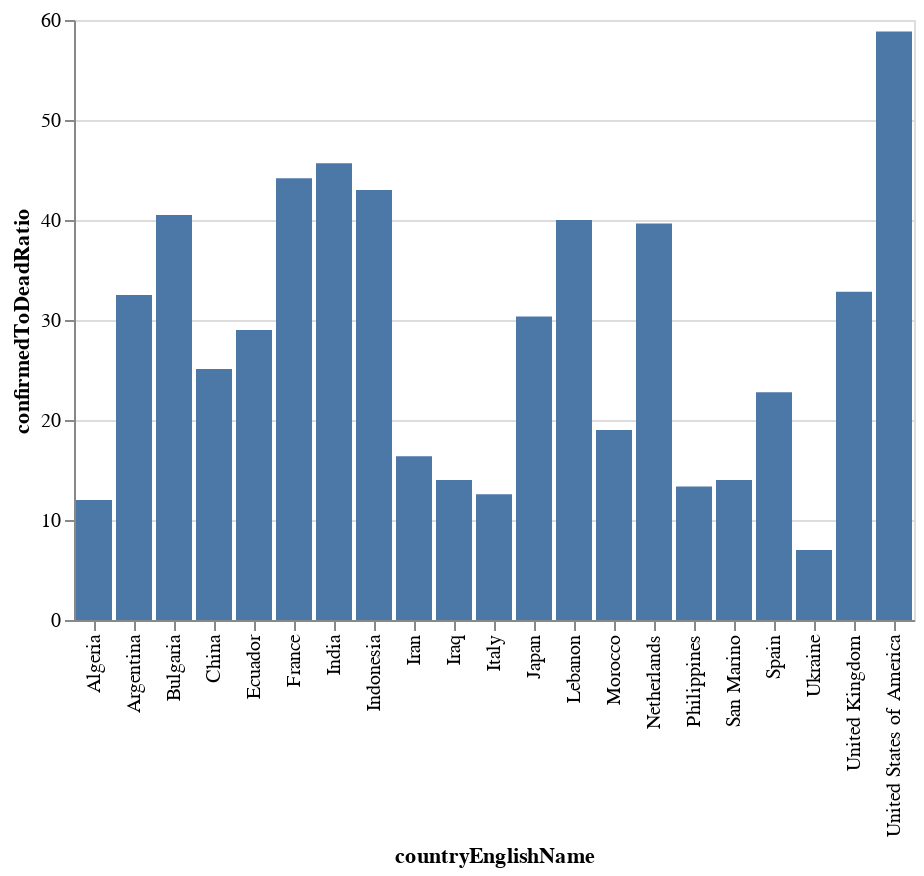

Notebook source saved alongside this figure:
### Code cell
Chart(df_by_country_filtered_deaths).mark_bar().encode(
        x='countryEnglishName',
        y='confirmedToDeadRatio')

### Figure 1 — Vega-Lite specification as saved in the notebook (floating-point values rounded to 4 significant figures)
{"config": {"view": {"continuousWidth": 400, "continuousHeight": 300}}, "data": {"name": "data-9d69b7cba19c14312a466ed1c4d85bc8"}, "mark": "bar", "encoding": {"x": {"type": "nominal", "field": "countryEnglishName"}, "y": {"type": "quantitative", "field": "confirmedToDeadRatio"}}, "$schema": "https://vega.github.io/schema/vega-lite/v4.0.2.json", "datasets": {"data-9d69b7cba19c14312a466ed1c4d85bc8": [{"countryEnglishName": "United States of America", "currentConfirmedCount": 5538, "confirmedCount": 5709, "suspectedCount": 0, "curedCount": 74, "deadCount": 97, "confirmedToDeadRatio": 58.86}, {"countryEnglishName": "India", "currentConfirmedCount": 131, "confirmedCount": 137, "suspectedCount": 0, "curedCount": 3, "deadCount": 3, "confirmedToDeadRatio": 45.67}, {"countryEnglishName": "France", "currentConfirmedCount": 6953, "confirmedCount": 7730, "suspectedCount": 0, "curedCount": 602, "deadCount": 175, "confirmedToDeadRatio": 44.17}, {"countryEnglishName": "Indonesia", "currentConfirmedCount": 166, "confirmedCount": 172, "suspectedCount": 0, "curedCount": 2, "deadCount": 4, "confirmedToDeadRatio": 43.0}, {"countryEnglishName": "Bulgaria", "currentConfirmedCount": 79, "confirmedCount": 81, "suspectedCount": 0, "curedCount": 0, "deadCount": 2, "confirmedToDeadRatio": 40.5}, {"countryEnglishName": "Lebanon", "currentConfirmedCount": 116, "confirmedCount": 120, "suspectedCount": 0, "curedCount": 1, "deadCount": 3, "confirmedToDeadRatio": 40.0}, {"countryEnglishName": "Netherlands", "currentConfirmedCount": 1662, "confirmedCount": 1705, "suspectedCount": 0, "curedCount": 0, "deadCount": 43, "confirmedToDeadRatio": 39.65}, {"countryEnglishName": "United Kingdom", "currentConfirmedCount": 1850, "confirmedCount": 1970, "suspectedCount": 0, "curedCount": 60, "deadCount": 60, "confirmedToDeadRatio": 32.83}, {"countryEnglishName": "Argentina", "currentConfirmedCount": 62, "confirmedCount": 65, "suspectedCount": 0, "curedCount": 1, "deadCount": 2, "confirmedToDeadRatio": 32.5}, {"countryEnglishName": "Japan", "currentConfirmedCount": 694, "confirmedCount": 880, "suspectedCount": 0, "curedCount": 157, "deadCount": 29, "confirmedToDeadRatio": 30.34}, {"countryEnglishName": "Ecuador", "currentConfirmedCount": 56, "confirmedCount": 58, "suspectedCount": 0, "curedCount": 0, "deadCount": 2, "confirmedToDeadRatio": 29.0}, {"countryEnglishName": "China", "currentConfirmedCount": 9084, "confirmedCount": 81135, "suspectedCount": 0, "curedCount": 68820, "deadCount": 3231, "confirmedToDeadRatio": 25.11}, {"countryEnglishName": "Spain", "currentConfirmedCount": 9659, "confirmedCount": 11178, "suspectedCount": 0, "curedCount": 1028, "deadCount": 491, "confirmedToDeadRatio": 22.77}, {"countryEnglishName": "Morocco", "currentConfirmedCount": 35, "confirmedCount": 38, "suspectedCount": 0, "curedCount": 1, "deadCount": 2, "confirmedToDeadRatio": 19.0}, {"countryEnglishName": "Iran", "currentConfirmedCount": 9792, "confirmedCount": 16169, "suspectedCount": 0, "curedCount": 5389, "deadCount": 988, "confirmedToDeadRatio": 16.37}, {"countryEnglishName": "Iraq", "currentConfirmedCount": 102, "confirmedCount": 154, "suspectedCount": 0, "curedCount": 41, "deadCount": 11, "confirmedToDeadRatio": 14.0}, {"countryEnglishName": "San Marino", "currentConfirmedCount": 89, "confirmedCount": 98, "suspectedCount": 0, "curedCount": 2, "deadCount": 7, "confirmedToDeadRatio": 14.0}, {"countryEnglishName": "Philippines", "currentConfirmedCount": 172, "confirmedCount": 187, "suspectedCount": 0, "curedCount": 1, "deadCount": 14, "confirmedToDeadRatio": 13.36}, {"countryEnglishName": "Italy", "currentConfirmedCount": 26062, "confirmedCount": 31506, "suspectedCount": 0, "curedCount": 2941, "deadCount": 2503, "confirmedToDeadRatio": 12.59}, {"countryEnglishName": "Algeria", "currentConfirmedCount": 45, "confirmedCount": 60, "suspectedCount": 0, "curedCount": 10, "deadCount": 5, "confirmedToDeadRatio": 12.0}, {"countryEnglishName": "Ukraine", "currentConfirmedCount": 12, "confirmedCount": 14, "suspectedCount": 0, "curedCount": 0, "deadCount": 2, "confirmedToDeadRatio": 7.0}]}}
